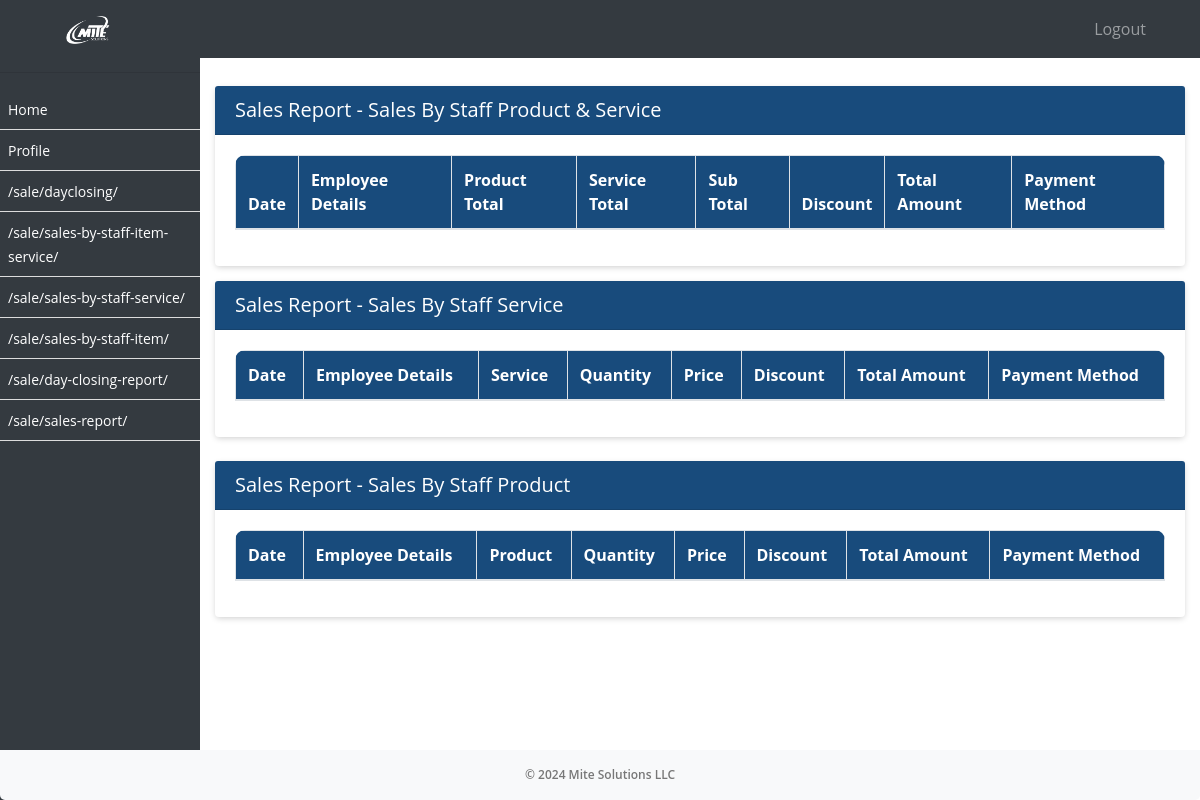
Before: /sale/sales-report/ (signed in) with the older database file.
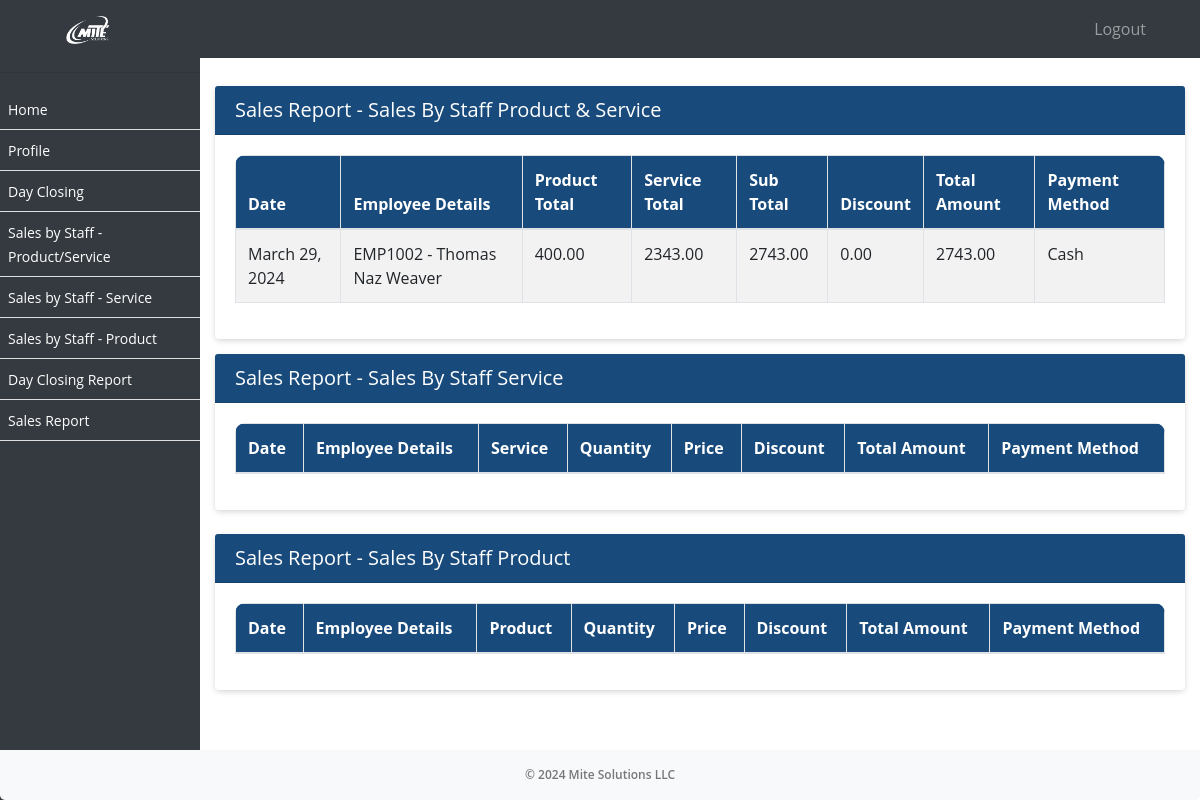
After: the same page with the newer database file.
### ezshopapp/models.py (models this page shows, shortened)
class Module(models.Model):
    URL_CHOICES = [
        ('/sale/dayclosing/', 'Day Closing'),
        ('/dayclosing/admin/', 'Admin Day Closing'),
        ('/sale/sales-by-staff-item-service/', 'Sales by Staff - Product/Service'),
        ('/sale/sales-by-staff-service/', 'Sales by Staff - Service'),
        ('/sale/sales-by-staff-item/', 'Sales by Staff - Product'),
        ('/sale/day-closing-report/', 'Day Closing Report'),
        ('/sale/sales-report/', 'Sales Report'),
    ]
    URL_NAMES = [
        ('Day Closing', '/sale/dayclosing/'),
        ('Admin Day Closing', '/dayclosing/admin/'),
        ('Sales by Staff - Product/Service', '/sale/sales-by-staff-item-service/'),
        ('Sales by Staff - Service', '/sale/sales-by-staff-service/'),
        ('Sales by Staff - Product', '/sale/sales-by-staff-item/'),
        ('Day Closing Report', '/sale/day-closing-report/'),
        ('Sales Report', '/sale/sales-report/'),
    ]
    url = models.CharField(max_length=150, choices=URL_CHOICES, null=True, verbose_name='Page Name')
    name = models.CharField(max_length=50, choices=URL_NAMES, null=True, verbose_name='Page URL')
    created_on = models.DateTimeField(auto_now_add=True, null=True)
    def __str__(self):
        return self.name

class SalesByStaffItemService(models.Model):
    date = models.DateField(_("Date"))
    employee = models.ForeignKey(Employee, on_delete=models.CASCADE, verbose_name=_("Employee"), null=True)
    product = models.ForeignKey(Product, on_delete=models.CASCADE, verbose_name=_("Product"),  null=True)
    pquantity = models.PositiveIntegerField(_("Product Quantity"),  null=True)
    pprice = models.DecimalField(max_digits=10, decimal_places=2, verbose_name=_("Product Price"),  null=True)
    service = models.ForeignKey(Service, on_delete=models.CASCADE, verbose_name=_("Service"),  null=True)
    squantity = models.PositiveIntegerField(_("Service Quantity"),  null=True)
    sprice = models.DecimalField(max_digits=10, decimal_places=2, verbose_name=_("Service Price"),  null=True)
    sub_total = models.DecimalField(max_digits=10, decimal_places=2, verbose_name=_("Sub Total"))
    discount = models.DecimalField(max_digits=10, decimal_places=2, verbose_name=_("Discount"), null=True)
    total_amount = models.DecimalField(max_digits=10, decimal_places=2, verbose_name=_("Total Amount"), null=True)
    payment_method = models.CharField(max_length=20, choices=PAYMENT_METHOD_CHOICES, verbose_name=_("Payment Method"))
    created_on = models.DateTimeField(auto_now_add=True, null=True)
    itemtotal = models.DecimalField(max_digits=10, decimal_places=2, verbose_name=_("Products Total"), null=True)
    servicetotal = models.DecimalField(max_digits=10, decimal_places=2, verbose_name=_("Service Total"), null=True)

class Employee(models.Model):
    employee_id = models.CharField(max_length=10, unique=True)
    username = models.CharField(max_length=50, null=True)
    password = models.CharField(max_length=50, null=True)
    business_profile = models.CharField(max_length=255, null=True)
    business_profile_id = models.IntegerField(null=True)
    first_name = models.CharField(max_length=255)
    second_name = models.CharField(max_length=255)
    nationality = models.CharField(max_length=255)
    mobile_no = models.CharField(max_length=20, blank=True, null=True)
    passport_no = models.CharField(max_length=20, unique=True)
    passport_expiration_date = models.DateField()
    emirates_id = models.CharField(max_length=20, unique=True)
    id_expiration_date = models.DateField()
    basic_pay = models.DecimalField(max_digits=10, decimal_places=2)
    house_allowance = models.DecimalField(max_digits=10, decimal_places=2, default=0)
    transportation_allowance = models.DecimalField(max_digits=10, decimal_places=2, default=0)
    commission_percentage = models.DecimalField(max_digits=5, decimal_places=2, default=0, validators=[MinValueValidator(0)])
    joining_date = models.DateField()
    job_role = models.ForeignKey(Role, on_delete=models.SET_NULL, null=True)
    is_employee = models.BooleanField(default=True)
    created_on = models.DateTimeField(auto_now_add=True, null=True)

### ezshopapp/views.py (the view)
# urls.py: path('sale/sales-report/', sales_report, name='sales_report'),
def sales_report(request):
    logged_in_employee_id = request.session.get('employee_id')
    sales = SalesByStaffItemService.objects.filter(employee__id=logged_in_employee_id)
    sales_staff_service = SaleByStaffService.objects.filter(employee__id=logged_in_employee_id)
    sales_staff_item = SaleByStaffItem.objects.filter(employee__id=logged_in_employee_id)
    employees = Employee.objects.get(id=logged_in_employee_id)
    role = Role.objects.filter(name=employees.job_role).first()
    print("Role:", role)
    active_modules = role.modules.all()
    print("Active Modules:", active_modules)
    context = {'sales': sales, 'sales_staff_service': sales_staff_service, 'sales_staff_item': sales_staff_item,'active_modules':active_modules}
    return render(request, 'sales_report.html', context)

### ezshopapp/models.py (called while the page is built)
    def __str__(self):
        return self.name

### ezshopapp/templates/sales_report.html (shortened to what this page needs)
{% extends 'emp_base.html' %}
{% block content %}
<div class="">
    <div class="card">
     <div class="card-header">
    <h5 class="mb-0 text-white">Sales Report - Sales By Staff Product &amp; Service</h5>
    </div>
    <div class="card-body">
        <div class="table-responsive">
            <table class="table table-bordered table-striped nowrap" style="width: 100%;" id="ssis">
                <thead>
                    <tr>
                        <th>Date</th>
                        <th>Employee Details</th>
                        <th>Product Total</th>
                        <th>Service Total</th>
                        <th>Sub Total</th>
                        <th>Discount</th>
                        <th>Total Amount</th>
                        <th>Payment Method</th>
                    </tr>
                </thead>
                <tbody>
                    {% for sale in sales %}
                    <tr>
                        <td>{{ sale.date }}</td>
                        <td class="text-capitalize">{{ sale.employee.employee_id }} - {{ sale.employee.first_name }} {{ sale.employee.second_name }}</td>
                        <td>{{ sale.itemtotal }}</td>
                        <td>{{ sale.servicetotal }}</td>
                        <td>{{ sale.sub_total }}</td>
                        <td>{{ sale.discount }}</td>
                        <td>{{ sale.total_amount }}</td>
                        <td class="text-capitalize">{{ sale.payment_method }}</td>
                    </tr>
                    {% endfor %}
                </tbody>
            </table>
        </div>
    </div>
</div>
</div>
<div class="">
<div class="card mt-2 mb-4">
<div class="card-header">
<h5 class="mb-0 text-white">Sales Report - Sales By Staff Service</h5>
</div>
<div class="card-body">
<div class="table-responsive">
    <table class="table table-bordered table-striped nowrap"  style="width: 100%;" id="sss">
        <thead class="text-white">
            <tr>
                <th>Date</th>
                <th>Employee Details</th>
                <th>Service</th>
                <th>Quantity</th>
                <th>Price</th>
                <th>Discount</th>
                <th>Total Amount</th>
                <th>Payment Method</th>
            </tr>
        </thead>
    </table>
</div>
</div>
</div>
<div class="mb-5">
<div class="card mt-2 mb-3">
    <div class="card-header">
    <h5 class="mb-0 text-white">Sales Report - Sales By Staff Product</h5>
    </div>
    <div class="card-body">
    <div class="table-responsive">
        <table class="table table-bordered table-striped nowrap" style="width: 100%;" id="ssi">
            <thead>
                <tr>
                    <th>Date</th>
                    <th>Employee Details</th>
                    <th>Product</th>
                    <th>Quantity</th>
                    <th>Price</th>
                    <th>Discount</th>
                    <th>Total Amount</th>
                    <th>Payment Method</th>
                </tr>
            </thead>
        </table>
    </div>
    </div>
</div>
</div>
{% endblock %}

### ezshopapp/templates/emp_base.html (shortened to what this page needs)
{% load static %}
<!DOCTYPE html>
<html lang="en">
<head>
    <link rel="stylesheet" href="https://stackpath.bootstrapcdn.com/bootstrap/4.3.1/css/bootstrap.min.css">
    <link href="https://templates.hibootstrap.com/farol/assets/css/style.css" rel="stylesheet">
    <link rel="stylesheet" type="text/css" href="https://cdn.datatables.net/1.11.5/css/jquery.dataTables.css">
    <link rel="stylesheet" href="https://use.fontawesome.com/releases/v5.8.2/css/all.css">
    <link rel="stylesheet" href="https://cdn.datatables.net/1.10.24/css/dataTables.bootstrap4.min.css"/>
    <link rel="stylesheet" type="text/css" href="https://cdn.jsdelivr.net/npm/daterangepicker/daterangepicker.css" />
<link rel="stylesheet" href="https://cdn.datatables.net/2.0.2/css/dataTables.bootstrap5.css">
<link rel="stylesheet" href="https://cdn.datatables.net/responsive/3.0.0/css/responsive.bootstrap5.css">
<link rel="stylesheet" type="text/css" href="https://cdn.datatables.net/buttons/2.2.2/css/buttons.bootstrap5.min.css">
</head>
<body>
<nav class="navbar navbar-expand-lg navbar-dark bg-dark fixed-top">
    <a class="navbar-brand text-left" href="/employee-dashboard/">
         <img src="../../static/assets/logo.png" alt="Mite Solutions"  style="filter: brightness(0) invert(1);" width="5%">
    </a>
    <div class="collapse navbar-collapse" id="navbarNav">
        <ul class="navbar-nav ml-auto pl-3">
                <a class="nav-link" href="{% url 'employee_logout' %}" id="logout-link">Logout</a>
        </ul>
    </div>
</nav>
<div id="sidebar">
    <hr/>
<ul id="font-c" style="max-height: 400px; overflow-y: scroll;">
    <li><a href="/employee-dashboard/">Home</a></li>
    <li><a href="/profile/">Profile</a></li>
    {% for module in active_modules %}
        <li>
            <a href="{{ module.url }}">{{ module.name }}</a>
        </li>
    {% endfor %}
</ul>
</div>
<div id="content">
    {% block content %}{% endblock %}
    <footer class="footer mt-auto py-3 bg-light">
        <div class="container text-center">
            <span class="text-muted">&copy; 2024 Mite Solutions LLC</span>
        </div>
    </footer>
</div>
</body>
</html>

### ezshopapp/templates/emp_base.html (style rules this page uses)
body, p, h1, h2, h3, h4, h5, h6, a, li, label, input, div, span, small { font-family: "Open Sans", sans-serif !important; }
.bg-light { border-bottom-right-radius:5px; border-bottom-left-radius:5px; font-weight: 600; color:#000; }
#font-c>li>a { font-size:14px !important; }
body { padding-top: 56px; background-color: #ffffff !important; }
table thead { border-radius: 5px !important; }
table thead th { vertical-align: bottom; border-bottom: 2px solid #dee2e6; background-color: #184b7c !important; color: #fff !important; }
tbody { border-bottom: 0px !important; }
#sidebar { height: 100%; width: 200px; position: fixed; top: 0; left: 0; background-color: #343a40; padding-top: 56px; }
table { border:1px !important; }
#content { margin-left: 200px; padding: 15px; }
#sidebar ul { list-style: none; padding: 0; }
#sidebar ul li { padding: 8px; border-bottom: 1px solid #ddd; }
#sidebar ul li a { text-decoration: none; color: #fff; }
.navbar-brand { margin-left: 4%; }
div>.table-responsive, table, table>thead { border-radius: 10px !important; }
.card { border:0px !important; margin-top:15px; margin-bottom:15px; box-shadow: 0px 2px 6px -1px #ccc; }
.card-header { background-color: #184b7c !important; color:#fff !important; }
.card-header>a, .card-header>h5 { color:#fff !important; }
a { text-decoration: none !important; }
.bg-dark { background-color: #343a40 !important; }
.navbar-nav.ml-auto { margin-right: 15px; }
.navbar-nav.ml-auto a { color: #fff; margin-right: 15px; }
.footer { position: fixed; left: 0; z-index: 1; bottom: 0; width: 100%; font-size:12px; background-color: #343a40; color: #fff; padding: 8px 0; }
.text-muted { color:#777 !important; }

Changed rows visible on the page:
changed Module: name "/sale/dayclosing/" → "Day Closing"
changed Module: name "/sale/sales-by-staff-item-service/" → "Sales by Staff - Product/Service"
changed Module: name "/sale/sales-by-staff-service/" → "Sales by Staff - Service"
changed Module: name "/sale/sales-by-staff-item/" → "Sales by Staff - Product"
changed Module: name "/sale/day-closing-report/" → "Day Closing Report"
changed Module: name "/sale/sales-report/" → "Sales Report"
added SalesByStaffItemService: date "March 29, 2024", employee.employee_id "EMP1002", employee.first_name "Thomas Naz", employee.second_name "Weaver", itemtotal "400.00", servicetotal "2343.00", sub_total "2743.00", discount "0.00", total_amount "2743.00", payment_method "Cash"
